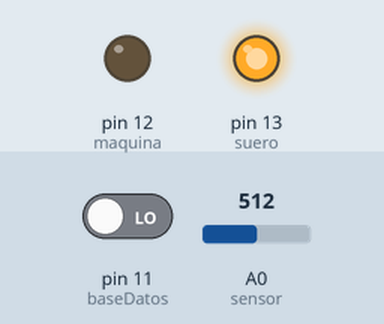
The sketch below on a simulated Arduino Uno, built with avr-gcc and run on an emulated ATmega328P. On the bench: output pins drawn as LEDs (lit = HIGH). The inputs (shaded band) are chosen by the test bench; at power-on: A0 (sensor) = 512, pin 11 (baseDatos) LOW.

Above: at 1.2 s.
1.3 s: A0 (sensor) set to 490
At 2.3 s:
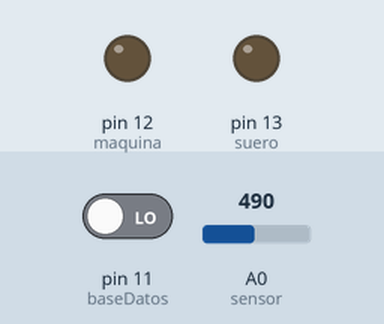
2.8 s: pin 11 (baseDatos) driven HIGH
At 3.6 s:
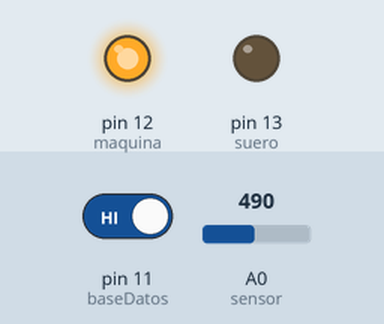
4.5 s: A0 (sensor) set to 510
At 4.8 s:
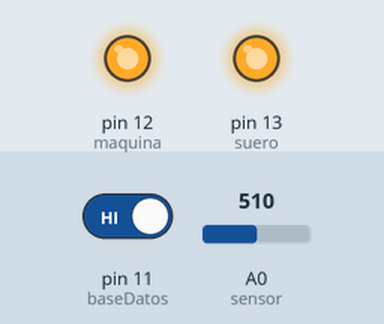
6.0 s: A0 (sensor) set to 306
At 7.1 s:
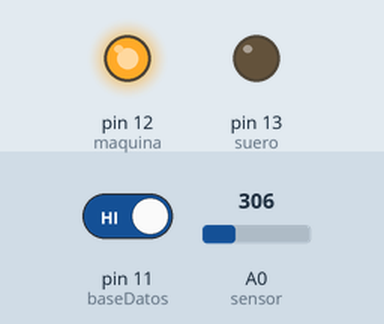
7.5 s: A0 (sensor) set to 511
At 8.3 s:
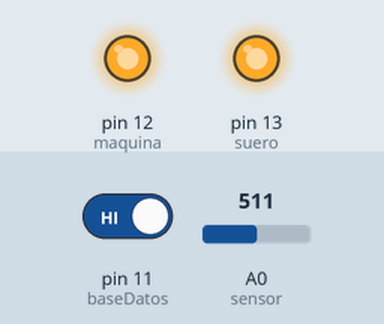
Timing chart, 0 to 10.0 s (numbered marks = the images above; inputs shaded):
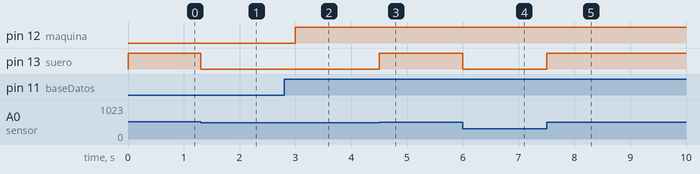

The sketch:

millis-hospital.ino
```cpp
// sensar algo critico todo el tiempo -> potenciometro;
// activar un suero -> led

// leer algo de la base de datos -> pulsante 1 seg
// activamos una maquina.

// 3 seg inyectar una gota de medicamento
// serial.print("gota inyectada")

#define sensor A0
#define suero 13
#define maquina 12
#define baseDatos 11


unsigned long tiempoAnt = 0;

void setup() {
  // put your setup code here, to run once:
  pinMode(sensor, INPUT);
  pinMode(suero, OUTPUT);
  pinMode(maquina, OUTPUT);
  pinMode(baseDatos, INPUT);
}

void loop() {
  // put your main code here, to run repeatedly:
  sensarValorCritico();
  getBaseDatos();

}

void sensarValorCritico() {
  int value = analogRead(sensor);  // 0 - 1023
  if (value > 500) {
      digitalWrite(suero, HIGH);
  } else {
    digitalWrite(suero, LOW);
  }
}

void getBaseDatos() {

   unsigned long tiempoAct = millis();
   if ( tiempoAct - tiempoAnt >= 1000 ) {
         int valueBD = digitalRead(baseDatos);
         if (valueBD == HIGH) {
                digitalWrite(maquina, HIGH);
         } else {
          digitalWrite(maquina, LOW);
         }
         tiempoAnt = tiempoAct;
   }
}
```

Measured:
- the behaviour switches between 501 and 500 on A0 (sensor) (found by bisection; images 0 and 1)
- after the input at 1.3 s, pin 13 (suero): HIGH → LOW at once
- after the input at 2.8 s, pin 12 (maquina): LOW → HIGH after 0.20 s
- after the input at 4.5 s, pin 13 (suero): LOW → HIGH at once
- after the input at 6.0 s, pin 13 (suero): HIGH → LOW at once
- after the input at 7.5 s, pin 13 (suero): LOW → HIGH at once
